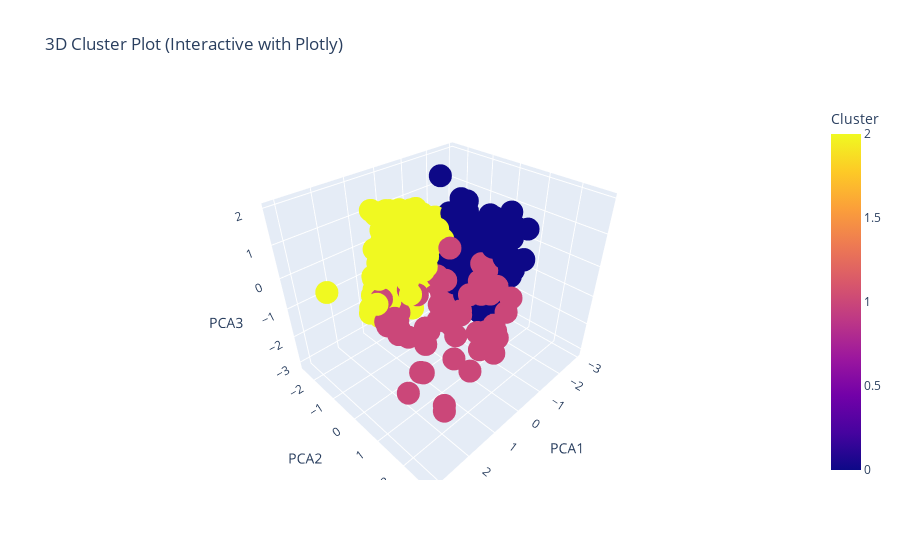

Here is the notebook cell this chart was saved with:
### Code cell
import plotly.express as px
import pandas as pd
df_pca = pd.DataFrame(X_pca, columns=["PCA1", "PCA2", "PCA3"])
df_pca["Cluster"] = y_cluster
fig = px.scatter_3d(
    df_pca,
    x="PCA1", y="PCA2", z="PCA3",
    color="Cluster", 
    title="3D Cluster Plot (Interactive with Plotly)",
)
fig.show()

### Figure 1 — Plotly figure (JSON) as saved in the notebook; plotly's stock layout.template omitted (floating-point values rounded to 4 significant figures; data arrays with more than 128 entries replaced by an {"elided": "..."} marker saying what was removed)
{"data": [{"hovertemplate": "PCA1=%{x}<br>PCA2=%{y}<br>PCA3=%{z}<br>Cluster=%{marker.color}<extra></extra>", "legendgroup": "", "marker": {"color": {"elided": "258 int values"}, "coloraxis": "coloraxis", "symbol": "circle"}, "mode": "markers", "name": "", "scene": "scene", "showlegend": false, "type": "scatter3d", "x": {"elided": "258 float values"}, "y": {"elided": "258 float values"}, "z": {"elided": "258 float values"}}], "layout": {"coloraxis": {"colorbar": {"title": {"text": "Cluster"}}, "colorscale": [[0, "#0d0887"], [0.1111, "#46039f"], [0.2222, "#7201a8"], [0.3333, "#9c179e"], [0.4444, "#bd3786"], [0.5556, "#d8576b"], [0.6667, "#ed7953"], [0.7778, "#fb9f3a"], [0.8889, "#fdca26"], [1, "#f0f921"]]}, "legend": {"tracegroupgap": 0}, "scene": {"domain": {"x": [0, 1], "y": [0, 1]}, "xaxis": {"title": {"text": "PCA1"}}, "yaxis": {"title": {"text": "PCA2"}}, "zaxis": {"title": {"text": "PCA3"}}}, "title": {"text": "3D Cluster Plot (Interactive with Plotly)"}}}
